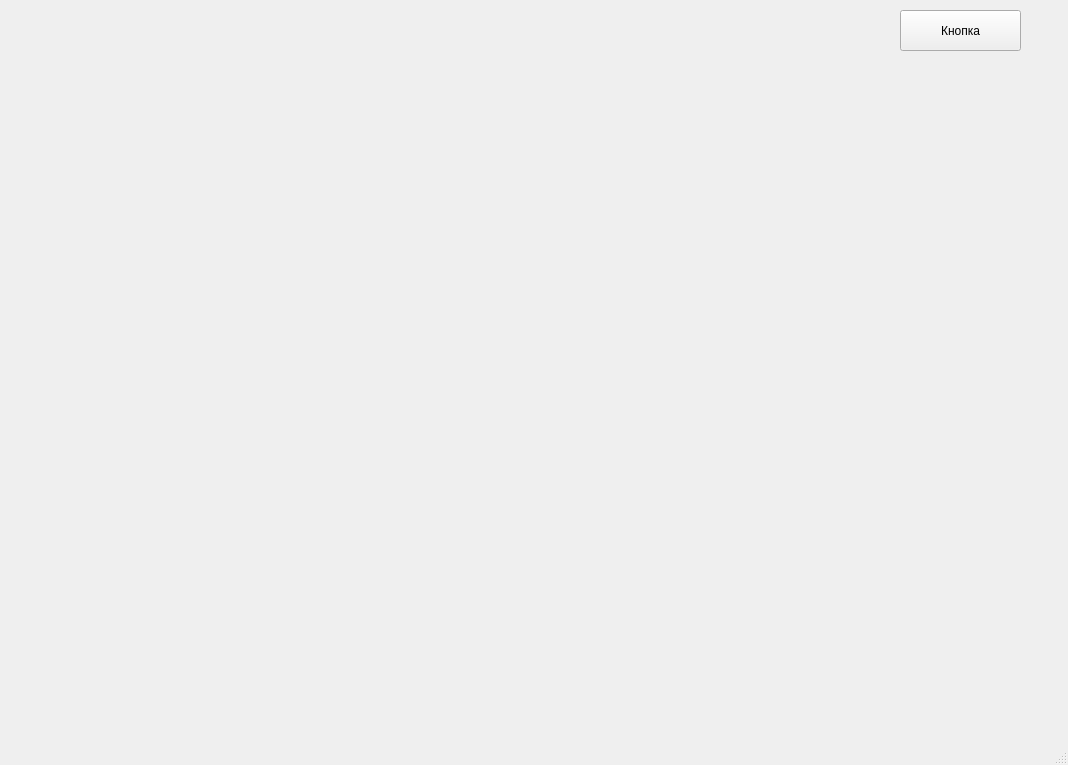
<?xml version="1.0" encoding="UTF-8"?>
<ui version="4.0">
 <class>MainWindow</class>
 <widget class="QMainWindow" name="MainWindow">
  <property name="geometry">
   <rect>
    <x>0</x>
    <y>0</y>
    <width>1068</width>
    <height>765</height>
   </rect>
  </property>
  <property name="windowTitle">
   <string>MainWindow</string>
  </property>
  <widget class="QWidget" name="centralwidget">
   <widget class="QPushButton" name="pushButton">
    <property name="geometry">
     <rect>
      <x>900</x>
      <y>10</y>
      <width>121</width>
      <height>41</height>
     </rect>
    </property>
    <property name="text">
     <string>Кнопка</string>
    </property>
   </widget>
  </widget>
  <widget class="QMenuBar" name="menubar">
   <property name="geometry">
    <rect>
     <x>0</x>
     <y>0</y>
     <width>1068</width>
     <height>21</height>
    </rect>
   </property>
  </widget>
  <widget class="QStatusBar" name="statusbar"/>
 </widget>
 <resources/>
 <connections/>
</ui>
